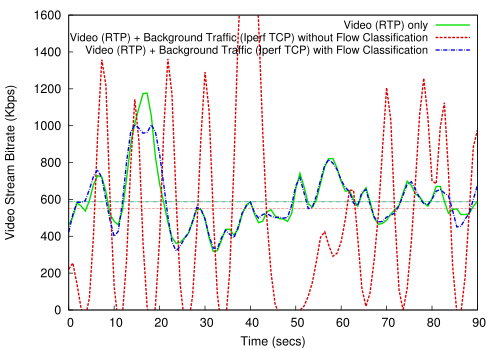

Source code (gnuplot):
#!/usr/bin/gnuplot

set terminal postscript eps color enhanced font "Helvetica,14"


set output "plot.eps"

set yrange [0:1500]
set xrange [0:90]

set ytics nomirror
set xtics nomirror

#set title "Long Multiplication vs Karatsuba Multiplication Runtime Analysis"

#set logscale x 2
#set logscale y 1000
set ylabel 'Video Stream Bitrate (Kbps)'
set xlabel 'Time (secs)'
set key font "Helvetica,10" vertical at 90,1480

set arrow from 0,587.173861386139 to 90,587.173861386139 nohead lt 1 lc rgb "#00dd00" lw 0.5
set arrow from 0,482.240 to 90,482.240 nohead lt 2 lc rgb "#dd0000" lw 0.5
set arrow from 0,586.305742574257 to 90,586.305742574257 nohead lt 5 lc rgb "#0000dd" lw 0.5

plot "case3.dat" using ($1-9):($2/1000.0):(2.0) title 'Video (RTP) only' smooth acsplines lt 1 lc rgb "#00dd00" lw 3, \
     "case2.dat" using ($1-3):($2/1000.0):(2.0) title 'Video (RTP) + Background Traffic (Iperf TCP) without Flow Classification' smooth acsplines lt 2 lc rgb "#dd0000" lw 3, \
     "case1.dat" using ($1):($2/1000.0):(2.0) title 'Video (RTP) + Background Traffic (Iperf TCP) with Flow Classification' smooth acsplines lt 5 lc rgb "#0000dd" lw 3

     
